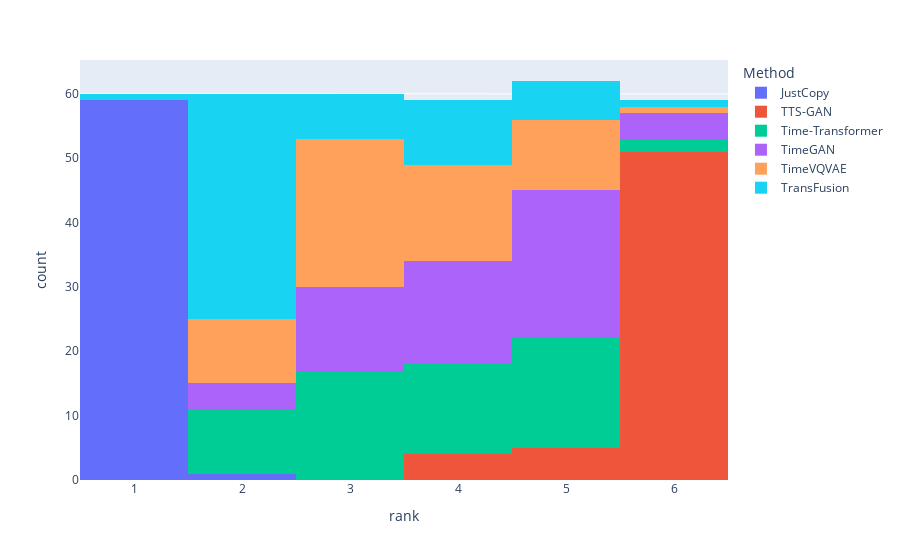

Notebook code for this chart:
### Code cell
just_ranks = df_all.unstack(level=1).rank().transpose().reset_index(drop=True)
import plotly.express as px

rank_histogram = px.histogram(just_ranks.astype(int), nbins=6, labels={'value':'rank'})
rank_histogram

### Figure 1 — Plotly figure (JSON) as saved in the notebook; plotly's stock layout.template omitted (floating-point values rounded to 4 significant figures)
{"data": [{"alignmentgroup": "True", "bingroup": "x", "hovertemplate": "Method=JustCopy<br>rank=%{x}<br>count=%{y}<extra></extra>", "legendgroup": "JustCopy", "marker": {"color": "#636efa", "pattern": {"shape": ""}}, "name": "JustCopy", "nbinsx": 6, "offsetgroup": "JustCopy", "orientation": "v", "showlegend": true, "type": "histogram", "x": [1, 1, 2, 1, 1, 1, 1, 1, 1, 1, 1, 1, 1, 1, 1, 1, 1, 1, 1, 1, 1, 1, 1, 1, 1, 1, 1, 1, 1, 1, 1, 1, 1, 1, 1, 1, 1, 1, 1, 1, 1, 1, 1, 1, 1, 1, 1, 1, 1, 1, 1, 1, 1, 1, 1, 1, 1, 1, 1, 1], "xaxis": "x", "yaxis": "y"}, {"alignmentgroup": "True", "bingroup": "x", "hovertemplate": "Method=TTS-GAN<br>rank=%{x}<br>count=%{y}<extra></extra>", "legendgroup": "TTS-GAN", "marker": {"color": "#EF553B", "pattern": {"shape": ""}}, "name": "TTS-GAN", "nbinsx": 6, "offsetgroup": "TTS-GAN", "orientation": "v", "showlegend": true, "type": "histogram", "x": [6, 5, 6, 4, 4, 6, 6, 6, 6, 6, 5, 6, 6, 6, 6, 6, 6, 6, 6, 6, 6, 6, 6, 6, 6, 6, 6, 6, 6, 6, 6, 6, 6, 6, 6, 6, 6, 5, 6, 6, 6, 6, 6, 6, 6, 6, 6, 6, 6, 6, 6, 6, 6, 6, 6, 5, 5, 6, 4, 4], "xaxis": "x", "yaxis": "y"}, {"alignmentgroup": "True", "bingroup": "x", "hovertemplate": "Method=Time-Transformer<br>rank=%{x}<br>count=%{y}<extra></extra>", "legendgroup": "Time-Transformer", "marker": {"color": "#00cc96", "pattern": {"shape": ""}}, "name": "Time-Transformer", "nbinsx": 6, "offsetgroup": "Time-Transformer", "orientation": "v", "showlegend": true, "type": "histogram", "x": [5, 6, 4, 5, 3, 3, 5, 5, 4, 5, 5, 5, 5, 5, 4, 4, 3, 3, 4, 4, 4, 4, 4, 4, 5, 5, 5, 3, 3, 3, 5, 5, 5, 3, 4, 3, 4, 6, 4, 3, 4, 3, 5, 3, 2, 2, 3, 3, 5, 3, 2, 2, 3, 3, 2, 2, 2, 2, 2, 2], "xaxis": "x", "yaxis": "y"}, {"alignmentgroup": "True", "bingroup": "x", "hovertemplate": "Method=TimeGAN<br>rank=%{x}<br>count=%{y}<extra></extra>", "legendgroup": "TimeGAN", "marker": {"color": "#ab63fa", "pattern": {"shape": ""}}, "name": "TimeGAN", "nbinsx": 6, "offsetgroup": "TimeGAN", "orientation": "v", "showlegend": true, "type": "histogram", "x": [2, 3, 5, 3, 6, 5, 2, 3, 3, 3, 5, 3, 2, 4, 5, 3, 5, 5, 2, 5, 5, 3, 5, 3, 4, 3, 4, 4, 5, 5, 3, 4, 4, 4, 5, 4, 3, 4, 5, 4, 3, 4, 4, 4, 5, 5, 5, 4, 4, 4, 5, 5, 5, 5, 5, 6, 6, 5, 5, 6], "xaxis": "x", "yaxis": "y"}, {"alignmentgroup": "True", "bingroup": "x", "hovertemplate": "Method=TimeVQVAE<br>rank=%{x}<br>count=%{y}<extra></extra>", "legendgroup": "TimeVQVAE", "marker": {"color": "#FFA15A", "pattern": {"shape": ""}}, "name": "TimeVQVAE", "nbinsx": 6, "offsetgroup": "TimeVQVAE", "orientation": "v", "showlegend": true, "type": "histogram", "x": [4, 4, 3, 6, 5, 4, 4, 4, 5, 4, 3, 4, 3, 3, 3, 5, 4, 4, 3, 3, 3, 5, 3, 5, 3, 4, 3, 5, 4, 4, 2, 3, 2, 5, 3, 5, 2, 3, 2, 5, 5, 5, 3, 2, 3, 4, 2, 2, 3, 2, 3, 4, 2, 2, 4, 3, 3, 3, 3, 3], "xaxis": "x", "yaxis": "y"}, {"alignmentgroup": "True", "bingroup": "x", "hovertemplate": "Method=TransFusion<br>rank=%{x}<br>count=%{y}<extra></extra>", "legendgroup": "TransFusion", "marker": {"color": "#19d3f3", "pattern": {"shape": ""}}, "name": "TransFusion", "nbinsx": 6, "offsetgroup": "TransFusion", "orientation": "v", "showlegend": true, "type": "histogram", "x": [3, 2, 1, 2, 2, 2, 3, 2, 2, 2, 2, 2, 4, 2, 2, 2, 2, 2, 5, 2, 2, 2, 2, 2, 2, 2, 2, 2, 2, 2, 4, 2, 3, 2, 2, 2, 5, 2, 3, 2, 2, 2, 2, 5, 4, 3, 4, 5, 2, 5, 4, 3, 4, 4, 3, 4, 4, 4, 6, 5], "xaxis": "x", "yaxis": "y"}], "layout": {"barmode": "relative", "legend": {"title": {"text": "Method"}, "tracegroupgap": 0}, "margin": {"t": 60}, "xaxis": {"anchor": "y", "domain": [0, 1], "title": {"text": "rank"}}, "yaxis": {"anchor": "x", "domain": [0, 1], "title": {"text": "count"}}}}
